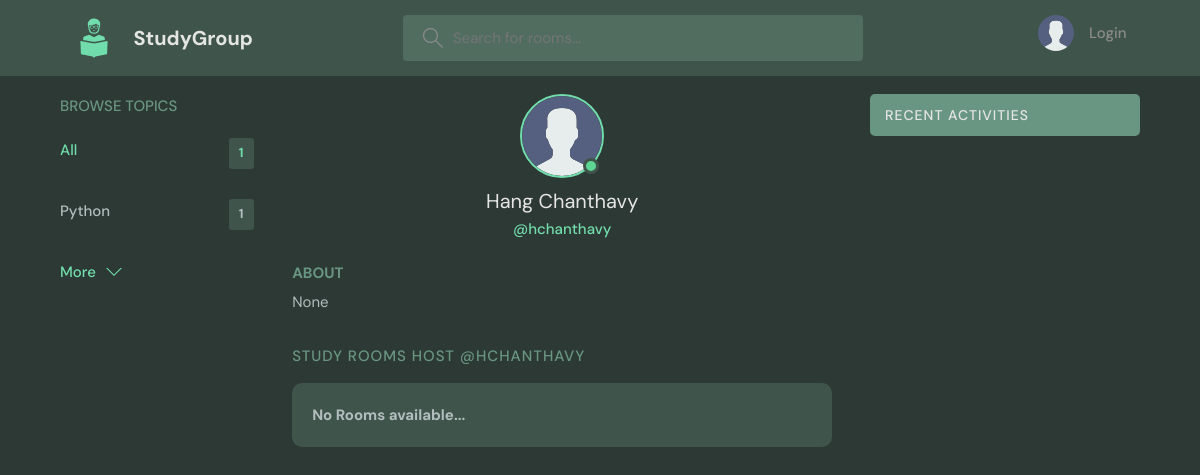
The app's page /profile/7/, older data.
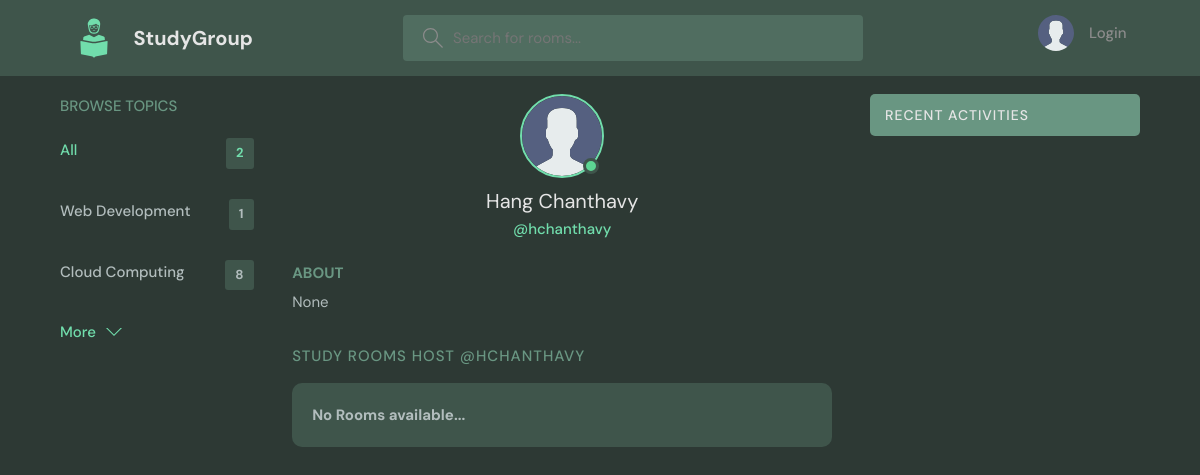
The same page, newer data.
### base/models.py (models this page shows, shortened)
class Topic(models.Model):
    name = models.CharField(max_length=200)

### base/views.py (the view)
# urls.py: path('profile/<str:pk>/', views.user_profile, name="user-profile"),
def user_profile(request, pk):
    user = User.objects.get(id=pk)
    rooms = user.room_set.all()
    room_messages = user.message_set.all()
    topics = Topic.objects.all()
    context = {'user': user, 'rooms': rooms, 'room_messages': room_messages, 'topics': topics}
    return render(request, 'base/profile.html', context)

### base/templates/base/profile.html (shortened to what this page needs)
{% extends 'main.html' %}
{% block content %}
<main class="profile-page layout layout--3">
  <div class="container">
    {% include 'base/topic_component.html' %}
    <div class="roomList">
      <div class="profile">
        <div class="profile__avatar">
          <div class="avatar avatar--large active">
            <img src="{{user.avatar.url}}" />
          </div>
        </div>
        <div class="profile__info">
          <h3>{{user.name}}</h3>
          <p>@{{user.username}}</p>
        </div>
        <div class="profile__about">
          <h3>About</h3>
          <p>
            {{user.bio}}
          </p>
        </div>
      </div>
      <div class="roomList__header">
        <div>
          <h2>Study Rooms Host @{{user.username}}</a>
          </h2>
        </div>
      </div>
    {% include 'base/feed_component.html' %}
    </div>
    {% include 'base/activity_component.html' %}
  </div>
</main>
{% endblock content %}

### base/templates/base/topic_component.html
<div class="topics">
  <div class="topics__header">
    <h2>Browse Topics</h2>
  </div>
  <ul class="topics__list">
    <li>
      <a href="{% url 'home' %}" class="active">All <span>{{topics.count}}</span></a>
    </li>
    {% for topic in topics %}
    <li>
      <a href="{% url 'home' %}?q={{topic.name}}">{{topic.name}} <span>{{topic.room_set.all.count}}</span></a>
    </li>
    {% endfor %}
  </ul>
  <a class="btn btn--link" href="{% url 'topics' %}">
    More
    <svg
      version="1.1"
      xmlns="http://www.w3.org/2000/svg"
      width="32"
      height="32"
      viewBox="0 0 32 32"
    >
      <title>chevron-down</title>
      <path d="M16 21l-13-13h-3l16 16 16-16h-3l-13 13z"></path>
    </svg>
  </a>
</div>

Row changes from the older to the newer data that the page shows:
removed Topic: name "Python", room_set.all.count "1"
added Topic: name "Web Development", room_set.all.count "1"
added Topic: name "Cloud Computing", room_set.all.count "8"
Text that changed along with them:
{{ topics.count }}: "1" → "2"
